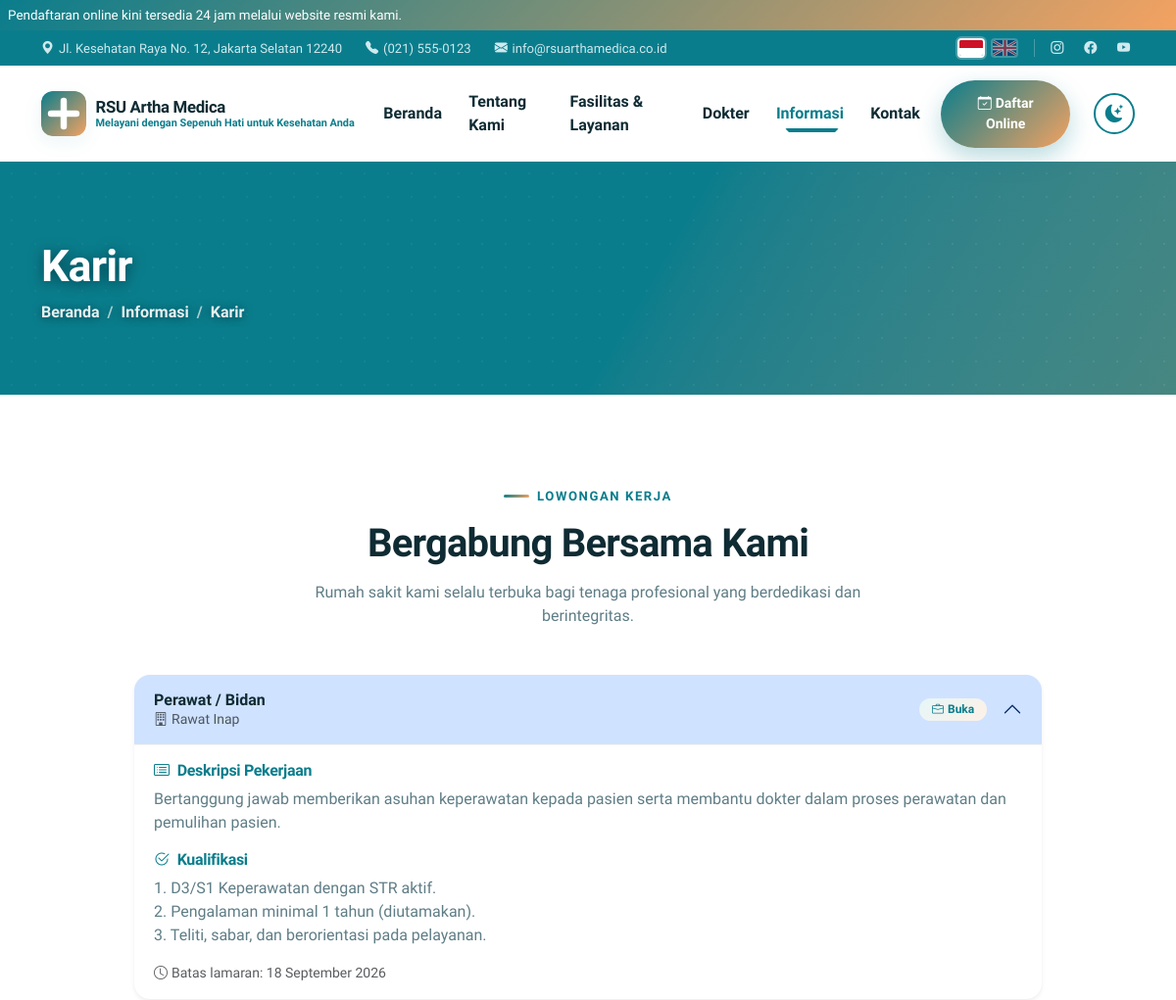
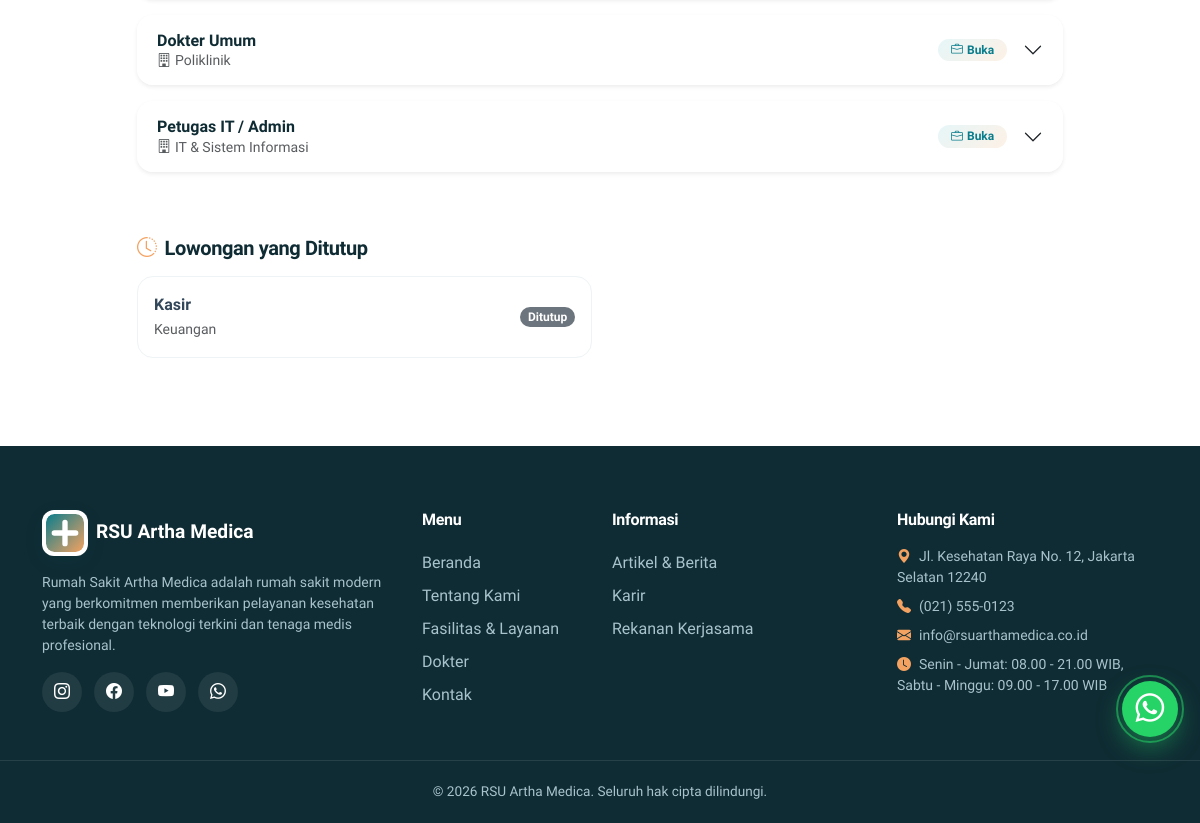
Screenshot of /careers.php with the database file from the repository (2 pictures, top to bottom).
### tables this page shows
CREATE TABLE careers (
  id INT AUTO_INCREMENT PRIMARY KEY,
  position VARCHAR(150) NOT NULL,
  department VARCHAR(100) DEFAULT NULL,
  requirements TEXT,
  description TEXT,
  status ENUM('open','closed') DEFAULT 'open',
  deadline DATE DEFAULT NULL,
  apply_link VARCHAR(500) DEFAULT NULL,
  created_at TIMESTAMP DEFAULT CURRENT_TIMESTAMP
);

### includes/functions.php (called while the page is built, shortened)
<?php
function lang_code(): string
{
    static $code = null;
    if ($code === null) {
        $c = $_SESSION['lang'] ?? ($_COOKIE['lang'] ?? 'id');
        $code = ($c === 'en' && !is_admin_route()) ? 'en' : 'id';
    }
    return $code;
}
function t(string $key, array $params = []): string
{
    $text = $GLOBALS['LANG'][$key] ?? $GLOBALS['LANG_ID'][$key] ?? $key;
    return $params ? vsprintf($text, $params) : $text;
}
function e(?string $value): string
{
    return htmlspecialchars((string)$value, ENT_QUOTES, 'UTF-8');
}
function format_date_id(?string $date): string
{
    $months = [1 => 'Januari', 'Februari', 'Maret', 'April', 'Mei', 'Juni', 'Juli', 'Agustus', 'September', 'Oktober', 'November', 'Desember'];
    $ts = strtotime($date);
    return date('j', $ts) . ' ' . $months[(int)date('n', $ts)] . ' ' . date('Y', $ts);
}
function format_date(?string $date): string
{
    if (lang_code() !== 'en') {
        return format_date_id($date);
    }
    $months = [1 => 'January', 'February', 'March', 'April', 'May', 'June', 'July', 'August', 'September', 'October', 'November', 'December'];
    $ts = strtotime($date);
    return date('j', $ts) . ' ' . $months[(int)date('n', $ts)] . ' ' . date('Y', $ts);
}

### includes/db.php (called while the page is built, shortened)
<?php
function db(): PDO
{
    static $pdo = null;
    if ($pdo === null) {
        $dsn = 'mysql:host=' . DB_HOST . ';dbname=' . DB_NAME . ';charset=utf8mb4';
        try {
            $pdo = new PDO($dsn, DB_USER, DB_PASS, [
                PDO::ATTR_ERRMODE => PDO::ERRMODE_EXCEPTION,
                PDO::ATTR_DEFAULT_FETCH_MODE => PDO::FETCH_ASSOC,
                PDO::ATTR_EMULATE_PREPARES => false,
            ]);
        } catch (PDOException $e) {
            http_response_code(500);
            exit('Koneksi database gagal: ' . htmlspecialchars($e->getMessage(), ENT_QUOTES, 'UTF-8'));
        }
    }
    return $pdo;
}
function db_all(string $sql, array $params = []): array
{
    $stmt = db()->prepare($sql);
    $stmt->execute($params);
    return $stmt->fetchAll();
}

### careers.php (the view, shortened to what this page needs)
<?php
$openJobs = db_all("SELECT * FROM careers WHERE status = 'open' ORDER BY created_at DESC");
$closedJobs = db_all("SELECT * FROM careers WHERE status = 'closed' ORDER BY created_at DESC");
include __DIR__ . '/includes/header.php';
include __DIR__ . '/includes/sections/page_banner.php';
?>
<section class="section">
  <div class="container">
    <div class="text-center mb-5" data-aos="fade-up">
      <span class="section-eyebrow"><?= e(t('careers.eyebrow')) ?></span>
      <h2 class="section-title"><?= e(t('careers.title')) ?></h2>
      <p class="section-sub mx-auto"><?= e(t('careers.sub')) ?></p>
    </div>
    <div class="row justify-content-center">
      <div class="col-lg-10">
        <?php if ($openJobs): ?>
          <div class="accordion" id="careerAccordion">
            <?php foreach ($openJobs as $i => $job): ?>
            <div class="accordion-item mb-3 rounded-4 overflow-hidden border-0 shadow-sm">
              <h2 class="accordion-header" id="heading-<?= $job['id'] ?>">
                <button class="accordion-button <?= $i > 0 ? 'collapsed' : '' ?>" type="button" data-bs-toggle="collapse" data-bs-target="#collapse-<?= $job['id'] ?>" aria-expanded="<?= $i === 0 ? 'true' : 'false' ?>" aria-controls="collapse-<?= $job['id'] ?>">
                  <div class="d-flex flex-wrap align-items-center justify-content-between w-100 pe-3">
                    <div>
                      <span class="fw-bold d-block" style="color:var(--ink)"><?= e($job['position']) ?></span>
                      <small class="text-muted"><i class="bi bi-building me-1"></i><?= e($job['department']) ?></small>
                    </div>
                    <span class="chip ms-2"><i class="bi bi-briefcase me-1"></i><?= e(t('careers.open')) ?></span>
                  </div>
                </button>
              </h2>
              <div id="collapse-<?= $job['id'] ?>" class="accordion-collapse collapse <?= $i === 0 ? 'show' : '' ?>" aria-labelledby="heading-<?= $job['id'] ?>" data-bs-parent="#careerAccordion">
                <div class="accordion-body border-top" style="border-color:var(--border-soft)!important">
                  <h6 class="fw-bold" style="color:var(--primary)"><i class="bi bi-card-list me-2"></i><?= e(t('careers.desc')) ?></h6>
                  <div class="mb-3" style="color:var(--muted)"><?= nl2br(e($job['description'])) ?></div>
                  <h6 class="fw-bold" style="color:var(--primary)"><i class="bi bi-check2-circle me-2"></i><?= e(t('careers.qualification')) ?></h6>
                  <div class="mb-3" style="color:var(--muted)"><?= nl2br(e($job['requirements'])) ?></div>
                  <div class="d-flex flex-wrap align-items-center gap-3">
                    <?php if ($job['deadline']): ?>
                    <span class="small text-muted"><i class="bi bi-clock me-1"></i><?= e(t('careers.deadline', [format_date($job['deadline'])])) ?></span>
                    <?php endif; ?>
                  </div>
                </div>
              </div>
            </div>
            <?php endforeach; ?>
          </div>
        <?php endif; ?>
      </div>
    </div>
    <?php if ($closedJobs): ?>
    <div class="row justify-content-center mt-5">
      <div class="col-lg-10">
        <h5 class="mb-3"><i class="bi bi-clock-history me-2" style="color:var(--secondary)"></i><?= e(t('careers.closed')) ?></h5>
        <div class="row g-3">
          <?php foreach ($closedJobs as $job): ?>
          <div class="col-md-6">
            <div class="d-flex justify-content-between align-items-center p-3 rounded-4 border surface-card" style="border-color:var(--border)!important">
              <div>
                <span class="fw-semibold d-block"><?= e($job['position']) ?></span>
                <small class="text-muted"><?= e($job['department']) ?></small>
              </div>
              <span class="badge rounded-pill text-bg-secondary"><?= e(t('careers.closed_badge')) ?></span>
            </div>
          </div>
          <?php endforeach; ?>
        </div>
      </div>
    </div>
    <?php endif; ?>
  </div>
</section>
<?php include __DIR__ . '/includes/footer.php'; ?>

### assets/css/style.css (style rules this page uses)
:root { --primary: #0a7d8c; --secondary: #f4a261; --primary-dark: #075f6b; --primary-light: #e6f6f8; --secondary-light: #fdf1e6; --dark: #0f2b33; --ink: #0f2b33; --muted: #5f7d86; --light: #f5f9fa; --surface: #ffffff; --surface-soft: #f5f9fa; --border: #eef3f5; --border-soft: #f1f5f6; --body-text: #33475a; --navbar-bg: rgba(255, 255, 255, 0.92); --navbar-bg-solid: rgba(255, 255, 255, 0.98); --grad: linear-gradient(135deg, var(--primary), var(--secondary)); --grad-soft: linear-gradient(135deg, #e6f6f8 0%, #fdf1e6 100%); --shadow-sm: 0 6px 20px rgba(10, 125, 140, 0.08); --shadow-md: 0 14px 40px rgba(10, 125, 140, 0.14); --shadow-lg: 0 24px 60px rgba(10, 125, 140, 0.20); --radius: 1.25rem; --radius-lg: 2rem; --font: 'Plus Jakarta Sans', 'Poppins', 'Segoe UI', system-ui, -apple-system, sans-serif; }
html { scroll-behavior: smooth; }
body { font-family: var(--font); color: var(--body-text); background: var(--surface); overflow-x: hidden; }
h1, h2, h3, h4, h5, h6 { font-weight: 800; color: var(--ink); letter-spacing: -0.02em; }
.section { padding: 5.5rem 0; }
.section-eyebrow { display: inline-flex; align-items: center; gap: 0.5rem; color: var(--primary); font-weight: 800; font-size: 0.82rem; letter-spacing: 0.12em; text-transform: uppercase; margin-bottom: 0.9rem; }
.section-eyebrow::before { content: ''; width: 26px; height: 3px; border-radius: 3px; background: var(--grad); }
.section-title { font-size: clamp(1.7rem, 3.5vw, 2.5rem); margin-bottom: 0.9rem; }
.section-sub { color: var(--muted); max-width: 640px; }
.chip { display: inline-block; background: var(--grad-soft); color: var(--primary); font-weight: 700; font-size: 0.75rem; padding: 0.25rem 0.8rem; border-radius: 50rem; }
.surface-card { background: var(--surface); }

### rows the page displays
careers: position "Perawat / Bidan", department "Rawat Inap", description "Bertanggung jawab memberikan asuhan keperawatan kepada pasien serta membantu dokter dalam proses perawatan dan pemulihan pasien.", requirements "1. D3/S1 Keperawatan dengan STR aktif. 2. Pengalaman minimal 1 tahun (diutamakan). 3. Teliti, sabar, dan berorientasi pada pelayanan.", deadline "Batas lamaran: 18 September 2026"
careers: position "Dokter Umum", department "Poliklinik"
careers: position "Petugas IT / Admin", department "IT & Sistem Informasi"
careers: position "Kasir", department "Keuangan"

### other values shown
setting('site_announcement') "Pendaftaran online kini tersedia 24 jam melalui website resmi kami."
setting('site_address') "Jl. Kesehatan Raya No. 12, Jakarta Selatan 12240"
setting('site_phone') "(021) 555-0123"
setting('site_email') "info@rsuarthamedica.co.id"
setting('site_name') "RSU Artha Medica"
setting('site_tagline') "Melayani dengan Sepenuh Hati untuk Kesehatan Anda"
t('nav.home') "Beranda"
t('nav.about') "Tentang Kami"
t('nav.services') "Fasilitas & Layanan"
t('nav.doctors') "Dokter"
t('nav.information') "Informasi"
t('nav.contact') "Kontak"
t('nav.register') "Daftar Online"
$bannerTitle "Karir"
$c['label'] "Beranda"
